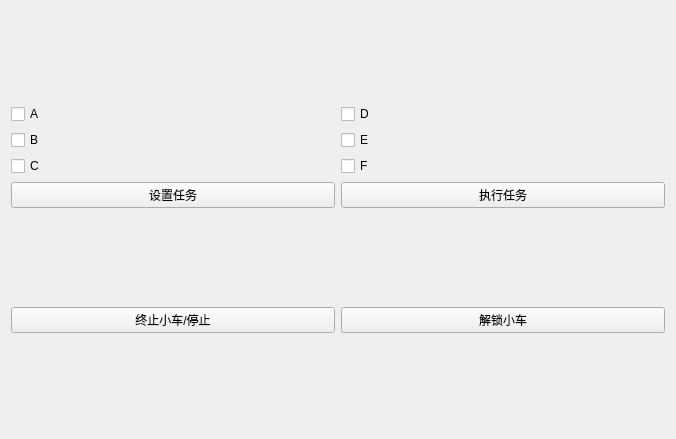
<?xml version="1.0" encoding="UTF-8"?>
<ui version="4.0">
 <class>carControl</class>
 <widget class="QWidget" name="carControl">
  <property name="geometry">
   <rect>
    <x>0</x>
    <y>0</y>
    <width>676</width>
    <height>439</height>
   </rect>
  </property>
  <property name="windowTitle">
   <string>Form</string>
  </property>
  <layout class="QGridLayout" name="gridLayout">
   <item row="0" column="0">
    <layout class="QGridLayout" name="gridLayout_2">
     <item row="1" column="1">
      <widget class="QCheckBox" name="checkBoxE">
       <property name="text">
        <string>E</string>
       </property>
      </widget>
     </item>
     <item row="0" column="0">
      <widget class="QCheckBox" name="checkBoxA">
       <property name="text">
        <string>A</string>
       </property>
      </widget>
     </item>
     <item row="2" column="1">
      <widget class="QCheckBox" name="checkBoxF">
       <property name="text">
        <string>F</string>
       </property>
      </widget>
     </item>
     <item row="2" column="0">
      <widget class="QCheckBox" name="checkBoxC">
       <property name="text">
        <string>C</string>
       </property>
      </widget>
     </item>
     <item row="1" column="0">
      <widget class="QCheckBox" name="checkBoxB">
       <property name="text">
        <string>B</string>
       </property>
      </widget>
     </item>
     <item row="0" column="1">
      <widget class="QCheckBox" name="checkBoxD">
       <property name="text">
        <string>D</string>
       </property>
      </widget>
     </item>
     <item row="4" column="1">
      <widget class="QPushButton" name="pushButton_runTask">
       <property name="text">
        <string>执行任务</string>
       </property>
      </widget>
     </item>
     <item row="4" column="0">
      <widget class="QPushButton" name="pushButton_setTask">
       <property name="text">
        <string>设置任务</string>
       </property>
      </widget>
     </item>
    </layout>
   </item>
   <item row="1" column="0">
    <layout class="QHBoxLayout" name="horizontalLayout">
     <item>
      <widget class="QPushButton" name="pushButton_stop">
       <property name="text">
        <string>终止小车/停止</string>
       </property>
      </widget>
     </item>
     <item>
      <widget class="QPushButton" name="pushButton_unlock">
       <property name="text">
        <string>解锁小车</string>
       </property>
      </widget>
     </item>
    </layout>
   </item>
  </layout>
 </widget>
 <resources/>
 <connections/>
</ui>
